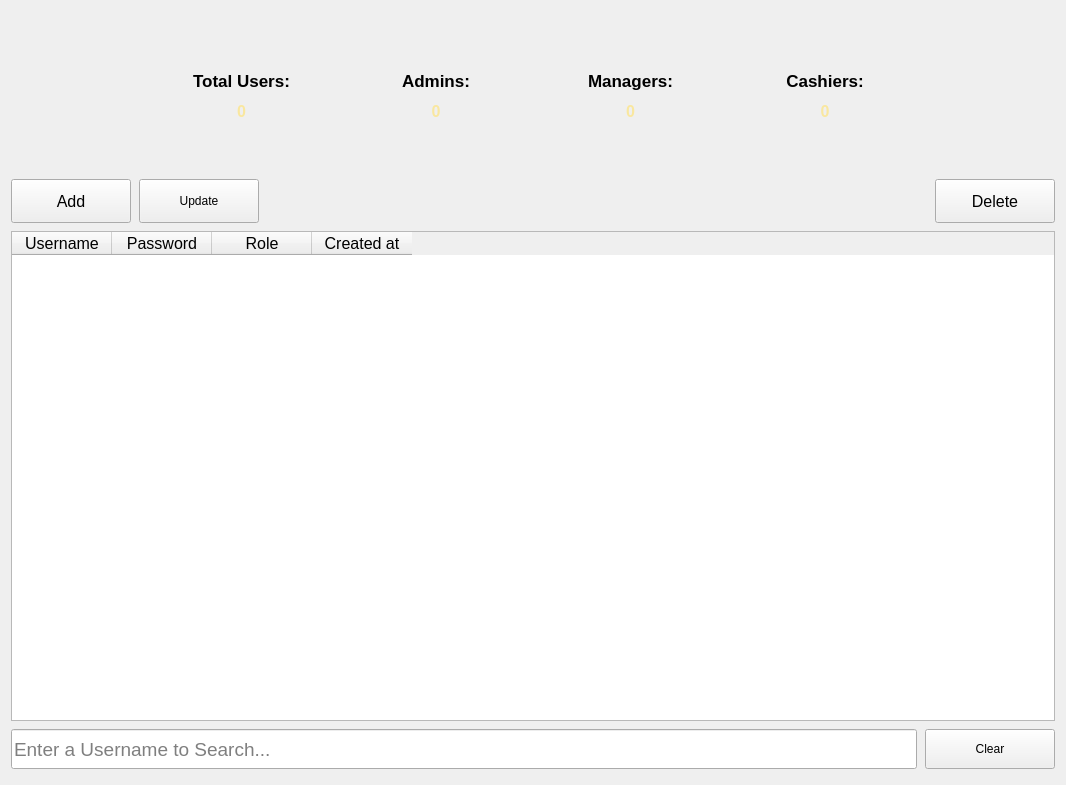
           <widget class="QWidget" name="users_page">
            <layout class="QGridLayout" name="gridLayout_15">
             <item row="0" column="0">
              <layout class="QVBoxLayout" name="verticalLayout">
               <property name="spacing">
                <number>8</number>
               </property>
               <property name="topMargin">
                <number>26</number>
               </property>
               <property name="bottomMargin">
                <number>5</number>
               </property>
               <item>
                <widget class="QWidget" name="header_widget_2" native="true">
                 <layout class="QHBoxLayout" name="horizontalLayout_7">
                  <property name="spacing">
                   <number>14</number>
                  </property>
                  <property name="leftMargin">
                   <number>140</number>
                  </property>
                  <property name="rightMargin">
                   <number>140</number>
                  </property>
                  <property name="bottomMargin">
                   <number>25</number>
                  </property>
                  <item>
                   <widget class="QWidget" name="widget_8" native="true">
                    <property name="sizePolicy">
                     <sizepolicy hsizetype="Preferred" vsizetype="Preferred">
                      <horstretch>0</horstretch>
                      <verstretch>0</verstretch>
                     </sizepolicy>
                    </property>
                    <property name="minimumSize">
                     <size>
                      <width>150</width>
                      <height>100</height>
                     </size>
                    </property>
                    <layout class="QGridLayout" name="gridLayout_11">
                     <property name="leftMargin">
                      <number>0</number>
                     </property>
                     <property name="topMargin">
                      <number>0</number>
                     </property>
                     <property name="rightMargin">
                      <number>0</number>
                     </property>
                     <property name="bottomMargin">
                      <number>0</number>
                     </property>
                     <property name="spacing">
                      <number>0</number>
                     </property>
                     <item row="0" column="0">
                      <layout class="QVBoxLayout" name="verticalLayout_14">
                       <property name="spacing">
                        <number>0</number>
                       </property>
                       <property name="leftMargin">
                        <number>5</number>
                       </property>
                       <property name="topMargin">
                        <number>20</number>
                       </property>
                       <property name="rightMargin">
                        <number>5</number>
                       </property>
                       <property name="bottomMargin">
                        <number>20</number>
                       </property>
                       <item>
                        <widget class="QLabel" name="total_users_header_lbl">
                         <property name="minimumSize">
                          <size>
                           <width>140</width>
                           <height>20</height>
                          </size>
                         </property>
                         <property name="maximumSize">
                          <size>
                           <width>16777215</width>
                           <height>16777215</height>
                          </size>
                         </property>
                         <property name="font">
                          <font>
                           <pointsize>13</pointsize>
                           <bold>true</bold>
                          </font>
                         </property>
                         <property name="styleSheet">
                          <string notr="true"/>
                         </property>
                         <property name="text">
                          <string>Total Users:</string>
                         </property>
                         <property name="alignment">
                          <set>Qt::AlignmentFlag::AlignCenter</set>
                         </property>
                        </widget>
                       </item>
                       <item>
                        <widget class="QLabel" name="total_users_lbl">
                         <property name="minimumSize">
                          <size>
                           <width>140</width>
                           <height>20</height>
                          </size>
                         </property>
                         <property name="maximumSize">
                          <size>
                           <width>16777215</width>
                           <height>16777215</height>
                          </size>
                         </property>
                         <property name="font">
                          <font>
                           <pointsize>12</pointsize>
                           <italic>false</italic>
                           <bold>true</bold>
                           <underline>false</underline>
                          </font>
                         </property>
                         <property name="styleSheet">
                          <string notr="true">color: #F9E79F	</string>
                         </property>
                         <property name="text">
                          <string>0</string>
                         </property>
                         <property name="alignment">
                          <set>Qt::AlignmentFlag::AlignCenter</set>
                         </property>
                        </widget>
                       </item>
                      </layout>
                     </item>
                    </layout>
                   </widget>
                  </item>
                  <item>
                   <widget class="QWidget" name="widget_9" native="true">
                    <property name="minimumSize">
                     <size>
                      <width>150</width>
                      <height>100</height>
                     </size>
                    </property>
                    <layout class="QGridLayout" name="gridLayout_3">
                     <property name="leftMargin">
                      <number>0</number>
                     </property>
                     <property name="topMargin">
                      <number>0</number>
                     </property>
                     <property name="rightMargin">
                      <number>0</number>
                     </property>
                     <property name="bottomMargin">
                      <number>0</number>
                     </property>
                     <item row="0" column="0">
                      <layout class="QVBoxLayout" name="verticalLayout_16">
                       <property name="spacing">
                        <number>0</number>
                       </property>
                       <property name="leftMargin">
                        <number>5</number>
                       </property>
                       <property name="topMargin">
                        <number>20</number>
                       </property>
                       <property name="rightMargin">
                        <number>5</number>
                       </property>
                       <property name="bottomMargin">
                        <number>20</number>
                       </property>
                       <item>
                        <widget class="QLabel" name="admins_header_lbl">
                         <property name="minimumSize">
                          <size>
                           <width>140</width>
                           <height>20</height>
                          </size>
                         </property>
                         <property name="font">
                          <font>
                           <pointsize>13</pointsize>
                           <bold>true</bold>
                          </font>
                         </property>
                         <property name="text">
                          <string>Admins:</string>
                         </property>
                         <property name="alignment">
                          <set>Qt::AlignmentFlag::AlignCenter</set>
                         </property>
                        </widget>
                       </item>
                       <item>
                        <widget class="QLabel" name="admins_lbl">
                         <property name="minimumSize">
                          <size>
                           <width>140</width>
                           <height>20</height>
                          </size>
                         </property>
                         <property name="font">
                          <font>
                           <pointsize>12</pointsize>
                           <bold>true</bold>
                          </font>
                         </property>
                         <property name="styleSheet">
                          <string notr="true">color: #F9E79F</string>
                         </property>
                         <property name="text">
                          <string>0</string>
                         </property>
                         <property name="alignment">
                          <set>Qt::AlignmentFlag::AlignCenter</set>
                         </property>
                        </widget>
                       </item>
                      </layout>
                     </item>
                    </layout>
                   </widget>
                  </item>
                  <item>
                   <widget class="QWidget" name="widget_10" native="true">
                    <property name="minimumSize">
                     <size>
                      <width>150</width>
                      <height>100</height>
                     </size>
                    </property>
                    <layout class="QGridLayout" name="gridLayout_12">
                     <property name="leftMargin">
                      <number>0</number>
                     </property>
                     <property name="topMargin">
                      <number>0</number>
                     </property>
                     <property name="rightMargin">
                      <number>0</number>
                     </property>
                     <property name="bottomMargin">
                      <number>0</number>
                     </property>
                     <property name="spacing">
                      <number>0</number>
                     </property>
                     <item row="0" column="0">
                      <layout class="QVBoxLayout" name="verticalLayout_17">
                       <property name="spacing">
                        <number>0</number>
                       </property>
                       <property name="leftMargin">
                        <number>5</number>
                       </property>
                       <property name="topMargin">
                        <number>20</number>
                       </property>
                       <property name="rightMargin">
                        <number>5</number>
                       </property>
                       <property name="bottomMargin">
                        <number>20</number>
                       </property>
                       <item>
                        <widget class="QLabel" name="managers_header_lbl">
                         <property name="minimumSize">
                          <size>
                           <width>140</width>
                           <height>20</height>
                          </size>
                         </property>
                         <property name="font">
                          <font>
                           <pointsize>13</pointsize>
                           <bold>true</bold>
                          </font>
                         </property>
                         <property name="text">
                          <string>Managers:</string>
                         </property>
                         <property name="alignment">
                          <set>Qt::AlignmentFlag::AlignCenter</set>
                         </property>
                        </widget>
                       </item>
                       <item>
                        <widget class="QLabel" name="managers_lbl">
                         <property name="minimumSize">
                          <size>
                           <width>140</width>
                           <height>20</height>
                          </size>
                         </property>
                         <property name="font">
                          <font>
                           <pointsize>12</pointsize>
                           <bold>true</bold>
                          </font>
                         </property>
                         <property name="styleSheet">
                          <string notr="true">color: #F9E79F</string>
                         </property>
                         <property name="text">
                          <string>0</string>
                         </property>
                         <property name="alignment">
                          <set>Qt::AlignmentFlag::AlignCenter</set>
                         </property>
                        </widget>
                       </item>
                      </layout>
                     </item>
                    </layout>
                   </widget>
                  </item>
                  <item>
                   <widget class="QWidget" name="widget_11" native="true">
                    <property name="minimumSize">
                     <size>
                      <width>150</width>
                      <height>100</height>
                     </size>
                    </property>
                    <layout class="QGridLayout" name="gridLayout_13">
                     <property name="leftMargin">
                      <number>0</number>
                     </property>
                     <property name="topMargin">
                      <number>0</number>
                     </property>
                     <property name="rightMargin">
                      <number>0</number>
                     </property>
                     <property name="bottomMargin">
                      <number>0</number>
                     </property>
                     <property name="spacing">
                      <number>0</number>
                     </property>
                     <item row="0" column="0">
                      <layout class="QVBoxLayout" name="verticalLayout_18">
                       <property name="spacing">
                        <number>0</number>
                       </property>
                       <property name="leftMargin">
                        <number>5</number>
                       </property>
                       <property name="topMargin">
                        <number>20</number>
                       </property>
                       <property name="rightMargin">
                        <number>5</number>
                       </property>
                       <property name="bottomMargin">
                        <number>20</number>
                       </property>
                       <item>
                        <widget class="QLabel" name="cashiers_header_lbl">
                         <property name="minimumSize">
                          <size>
                           <width>140</width>
                           <height>20</height>
                          </size>
                         </property>
                         <property name="font">
                          <font>
                           <pointsize>13</pointsize>
                           <bold>true</bold>
                          </font>
                         </property>
                         <property name="text">
                          <string>Cashiers:</string>
                         </property>
                         <property name="alignment">
                          <set>Qt::AlignmentFlag::AlignCenter</set>
                         </property>
                        </widget>
                       </item>
                       <item>
                        <widget class="QLabel" name="cashiers_lbl">
                         <property name="minimumSize">
                          <size>
                           <width>140</width>
                           <height>20</height>
                          </size>
                         </property>
                         <property name="font">
                          <font>
                           <pointsize>12</pointsize>
                           <bold>true</bold>
                          </font>
                         </property>
                         <property name="styleSheet">
                          <string notr="true">color: #F9E79F</string>
                         </property>
                         <property name="text">
                          <string>0</string>
                         </property>
                         <property name="alignment">
                          <set>Qt::AlignmentFlag::AlignCenter</set>
                         </property>
                        </widget>
                       </item>
                      </layout>
                     </item>
                    </layout>
                   </widget>
                  </item>
                 </layout>
                </widget>
               </item>
               <item>
                <layout class="QHBoxLayout" name="horizontalLayout_3">
                 <item>
                  <layout class="QHBoxLayout" name="horizontalLayout_2">
                   <item>
                    <widget class="QPushButton" name="add_user_btn">
                     <property name="minimumSize">
                      <size>
                       <width>120</width>
                       <height>44</height>
                      </size>
                     </property>
                     <property name="font">
                      <font>
                       <family>Segoe UI</family>
                       <pointsize>12</pointsize>
                       <fontweight>DemiBold</fontweight>
                      </font>
                     </property>
                     <property name="text">
                      <string>Add</string>
                     </property>
                    </widget>
                   </item>
                   <item>
                    <widget class="QPushButton" name="update_user_btn">
                     <property name="minimumSize">
                      <size>
                       <width>120</width>
                       <height>44</height>
                      </size>
                     </property>
                     <property name="text">
                      <string>Update</string>
                     </property>
                    </widget>
                   </item>
                  </layout>
                 </item>
                 <item>
                  <spacer name="horizontalSpacer_2">
                   <property name="orientation">
                    <enum>Qt::Orientation::Horizontal</enum>
                   </property>
                   <property name="sizeHint" stdset="0">
                    <size>
                     <width>668</width>
                     <height>18</height>
                    </size>
                   </property>
                  </spacer>
                 </item>
                 <item>
                  <widget class="QPushButton" name="delete_user_btn">
                   <property name="minimumSize">
                    <size>
                     <width>120</width>
                     <height>44</height>
                    </size>
                   </property>
                   <property name="font">
                    <font>
                     <family>Segoe UI</family>
                     <pointsize>12</pointsize>
                     <fontweight>DemiBold</fontweight>
                    </font>
                   </property>
                   <property name="text">
                    <string>Delete</string>
                   </property>
                  </widget>
                 </item>
                </layout>
               </item>
               <item>
                <widget class="QTableWidget" name="user_table">
                 <property name="minimumSize">
                  <size>
                   <width>990</width>
                   <height>490</height>
                  </size>
                 </property>
                 <property name="font">
                  <font>
                   <pointsize>12</pointsize>
                  </font>
                 </property>
                 <attribute name="horizontalHeaderMinimumSectionSize">
                  <number>100</number>
                 </attribute>
                 <attribute name="verticalHeaderMinimumSectionSize">
                  <number>30</number>
                 </attribute>
                 <column>
                  <property name="text">
                   <string>Username</string>
                  </property>
                  <property name="font">
                   <font>
                    <family>Segoe UI</family>
                    <pointsize>12</pointsize>
                    <fontweight>DemiBold</fontweight>
                   </font>
                  </property>
                  <property name="background">
                   <color>
                    <red>255</red>
                    <green>255</green>
                    <blue>255</blue>
                   </color>
                  </property>
                 </column>
                 <column>
                  <property name="text">
                   <string>Password</string>
                  </property>
                  <property name="font">
                   <font>
                    <family>Segoe UI</family>
                    <pointsize>12</pointsize>
                    <fontweight>DemiBold</fontweight>
                   </font>
                  </property>
                 </column>
                 <column>
                  <property name="text">
                   <string>Role</string>
                  </property>
                  <property name="font">
                   <font>
                    <family>Segoe UI</family>
                    <pointsize>12</pointsize>
                    <fontweight>DemiBold</fontweight>
                   </font>
                  </property>
                 </column>
                 <column>
                  <property name="text">
                   <string>Created at</string>
                  </property>
                  <property name="font">
                   <font>
                    <family>Segoe UI</family>
                    <pointsize>12</pointsize>
                    <fontweight>DemiBold</fontweight>
                   </font>
                  </property>
                 </column>
                </widget>
               </item>
               <item>
                <layout class="QHBoxLayout" name="horizontalLayout_5">
                 <property name="spacing">
                  <number>8</number>
                 </property>
                 <item>
                  <widget class="QLineEdit" name="username_search_lineEdit">
                   <property name="minimumSize">
                    <size>
                     <width>310</width>
                     <height>40</height>
                    </size>
                   </property>
                   <property name="font">
                    <font>
                     <pointsize>14</pointsize>
                    </font>
                   </property>
                   <property name="inputMask">
                    <string/>
                   </property>
                   <property name="text">
                    <string/>
                   </property>
                   <property name="placeholderText">
                    <string>Enter a Username to Search...</string>
                   </property>
                  </widget>
                 </item>
                 <item>
                  <layout class="QHBoxLayout" name="horizontalLayout_4">
                   <property name="spacing">
                    <number>4</number>
                   </property>
                   <item>
                    <widget class="QPushButton" name="clear_user_tb_btn">
                     <property name="minimumSize">
                      <size>
                       <width>130</width>
                       <height>40</height>
                      </size>
                     </property>
                     <property name="text">
                      <string>Clear</string>
                     </property>
                    </widget>
                   </item>
                  </layout>
                 </item>
                </layout>
               </item>
              </layout>
             </item>
            </layout>
           </widget>
